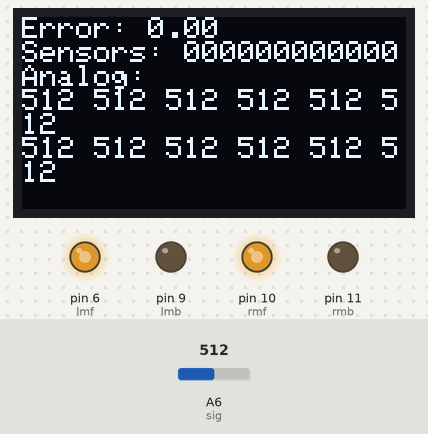
This sketch was run on a simulated Arduino Nano, built with avr-gcc and run on an emulated ATmega328P. On the bench: 128×64 one-colour display, output pins drawn as LEDs (lit = HIGH). The test bench sets the inputs (shaded band); at power-on: A6 (sig) = 512. Pins used as bus, display or sensor lines are not drawn.

Above: at 1.2 s.
1.3 s: A6 (sig) set to 716
At 2.4 s:
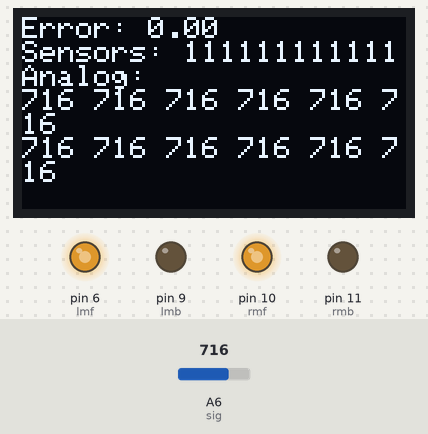
2.8 s: A6 (sig) set to 900
At 3.5 s:
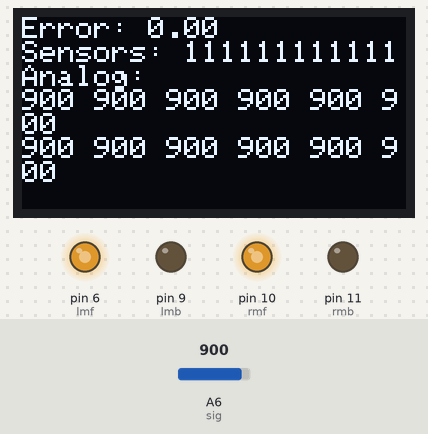
4.3 s: A6 (sig) set to 1023
At 4.7 s:
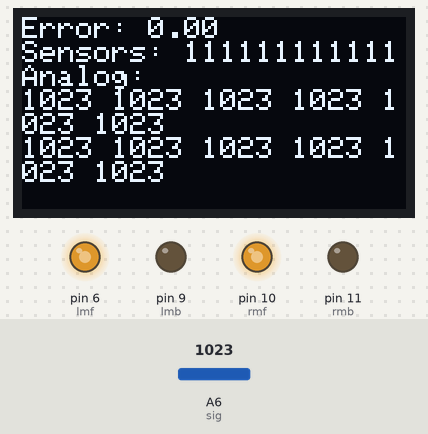
Timing chart, 0 to 7.3 s (numbered marks = the images above; inputs shaded):
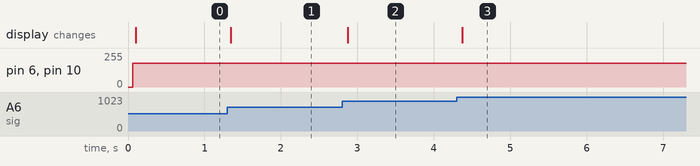

The sketch:

LF_ERROR_SPEED_4.ino
```cpp
#include <Wire.h>
#include <Adafruit_GFX.h>
#include <Adafruit_SSD1306.h>

// OLED display settings
#define SCREEN_WIDTH 128
#define SCREEN_HEIGHT 64
#define OLED_RESET -1
Adafruit_SSD1306 display(SCREEN_WIDTH, SCREEN_HEIGHT, &Wire, OLED_RESET);

// Motor pins
#define rmf 10  // IN1 (Right Motor Forward)
#define rmb 11  // IN2 (Right Motor Backward)
#define lmf 6   // IN3 (Left Motor Forward)
#define lmb 9   // IN4 (Left Motor Backward)

// Multiplexer pins
#define s0 2
#define s1 3
#define s2 4
#define s3 5
#define sig A6

// PID constants
#define Kp 27.0  // Proportional gain
#define Ki 0.2    // Integral gain
#define Kd 4.0    // Derivative gain

// Motor speed settings
#define BASE_SPEED 180
#define MAX_SPEED 200

// Sensor thresholds (individual for each sensor)
int thresholds[12] = {700, 700, 600, 600, 600, 600, 600, 600, 600, 600, 700, 700};

// Variables
int sensorValues[12]; // Analog readings
int binarySensors[12]; // Binary readings (0 or 1)
unsigned long bin_Sensor; // Binary sensor state as a single value
float error = 0;
float previousError = 0;
float integral = 0;
unsigned long lastTime = 0;

void setup() {
  // Initialize serial communication
  Serial.begin(9600);

  // Initialize OLED display
  if (!display.begin(SSD1306_SWITCHCAPVCC, 0x3C)) {
    Serial.println(F("SSD1306 allocation failed"));
    for (;;);
  }
  display.clearDisplay();
  display.setTextSize(1);
  display.setTextColor(SSD1306_WHITE);
  display.setCursor(0, 0);
  display.println(F("Line Follower"));
  display.display();

  // Set motor pins as output
  pinMode(rmf, OUTPUT);
  pinMode(rmb, OUTPUT);
  pinMode(lmf, OUTPUT);
  pinMode(lmb, OUTPUT);

  // Set multiplexer pins as output
  pinMode(s0, OUTPUT);
  pinMode(s1, OUTPUT);
  pinMode(s2, OUTPUT);
  pinMode(s3, OUTPUT);
  pinMode(sig, INPUT);
}

void loop() {
  readSensors();
  calculateError();
  pidControl();
  updateDisplay();
  delay(10); // Small delay for stability
}


void readSensors() {
  bin_Sensor = 0;
  for (int i = 0; i < 12; i++) {
    // Select multiplexer channel
    digitalWrite(s0, bitRead(i, 0));
    digitalWrite(s1, bitRead(i, 1));
    digitalWrite(s2, bitRead(i, 2));
    digitalWrite(s3, bitRead(i, 3));

    // Read analog value
    sensorValues[i] = analogRead(sig);
    // Convert to binary based on individual threshold
    binarySensors[i] = (sensorValues[i] > thresholds[i]) ? 1 : 0;
    // Build binary sensor state
    bin_Sensor |= (binarySensors[i] << (11 - i));
  }
}

void calculateError() {
  // Map binary sensor readings to error values
  if (bin_Sensor == 0b100000000000) error = -5.5;
  else if (bin_Sensor == 0b110000000000) error = -5;
  else if (bin_Sensor == 0b010000000000) error = -4.5;
  else if (bin_Sensor == 0b011000000000) error = -4;
  else if (bin_Sensor == 0b001000000000) error = -3.5;
  else if (bin_Sensor == 0b001100000000) error = -3;
  else if (bin_Sensor == 0b000100000000) error = -2.5;
  else if (bin_Sensor == 0b000110000000) error = -2;
  else if (bin_Sensor == 0b000010000000) error = -1.5;
  else if (bin_Sensor == 0b000011000000) error = -1;
  else if (bin_Sensor == 0b000001000000) error = -0.5;
  else if (bin_Sensor == 0b000001100000) error = 0;
  else if (bin_Sensor == 0b000000100000) error = 0.5;
  else if (bin_Sensor == 0b000000110000) error = 1;
  else if (bin_Sensor == 0b000000010000) error = 1.5;
  else if (bin_Sensor == 0b000000011000) error = 2;
  else if (bin_Sensor == 0b000000001000) error = 2.5;
  else if (bin_Sensor == 0b000000001100) error = 3;
  else if (bin_Sensor == 0b000000000100) error = 3.5;
  else if (bin_Sensor == 0b000000000110) error = 4;
  else if (bin_Sensor == 0b000000000010) error = 4.5;
  else if (bin_Sensor == 0b000000000011) error = 5;
  else if (bin_Sensor == 0b000000000001) error = 5.5;
  else if (bin_Sensor == 0b111110011111) error = 0;
  else error = previousError; // Maintain last error if no sensors detect line
}

void pidControl() {
  unsigned long currentTime = millis();
  float deltaTime = (currentTime - lastTime) / 1000.0; // Time in seconds
  lastTime = currentTime;

  // Calculate PID terms
  float proportional = error;
  integral += error * deltaTime;
  float derivative = (error - previousError) / deltaTime;
  float output = Kp * proportional + Ki * integral + Kd * derivative;

  // Calculate motor speeds
  int leftSpeed = BASE_SPEED + output;
  int rightSpeed = BASE_SPEED - output;

  // Constrain motor speeds
  leftSpeed = constrain(leftSpeed, -MAX_SPEED, MAX_SPEED);
  rightSpeed = constrain(rightSpeed, -MAX_SPEED, MAX_SPEED);

  // Drive motors
  driveMotors(leftSpeed, rightSpeed);

  previousError = error;
}

void driveMotors(int leftSpeed, int rightSpeed) {
  // Left motor
  if (leftSpeed > 0) {
    analogWrite(lmf, leftSpeed);
    analogWrite(lmb, 0);
  } else {
    analogWrite(lmf, 0);
    analogWrite(lmb, -leftSpeed);
  }

  // Right motor
  if (rightSpeed > 0) {
    analogWrite(rmf, rightSpeed);
    analogWrite(rmb, 0);
  } else {
    analogWrite(rmf, 0);
    analogWrite(rmb, -rightSpeed);
  }
}


void updateDisplay() {
  display.clearDisplay();
  display.setTextSize(1);
  display.setTextColor(SSD1306_WHITE);
  display.setCursor(0, 0);
  display.print(F("Error: "));
  display.println(error);
  display.print(F("Sensors: "));
  for (int i = 0; i < 12; i++) {
    display.print(binarySensors[i]);
  }
  display.println();
  display.println(F("Analog:"));
  for (int i = 0; i < 12; i++) {
    display.print(sensorValues[i]);
    if (i < 11) display.print(F(" "));
    if (i == 5) display.println(); // Split into two lines for readability
  }
  display.display();
}
```

Measured:
- after the input at 1.3 s, the display: changes at once (image 1)
- after the input at 2.8 s, the display: changes after 0.08 s (image 2)
- after the input at 4.3 s, the display: changes after 0.08 s (image 3)
